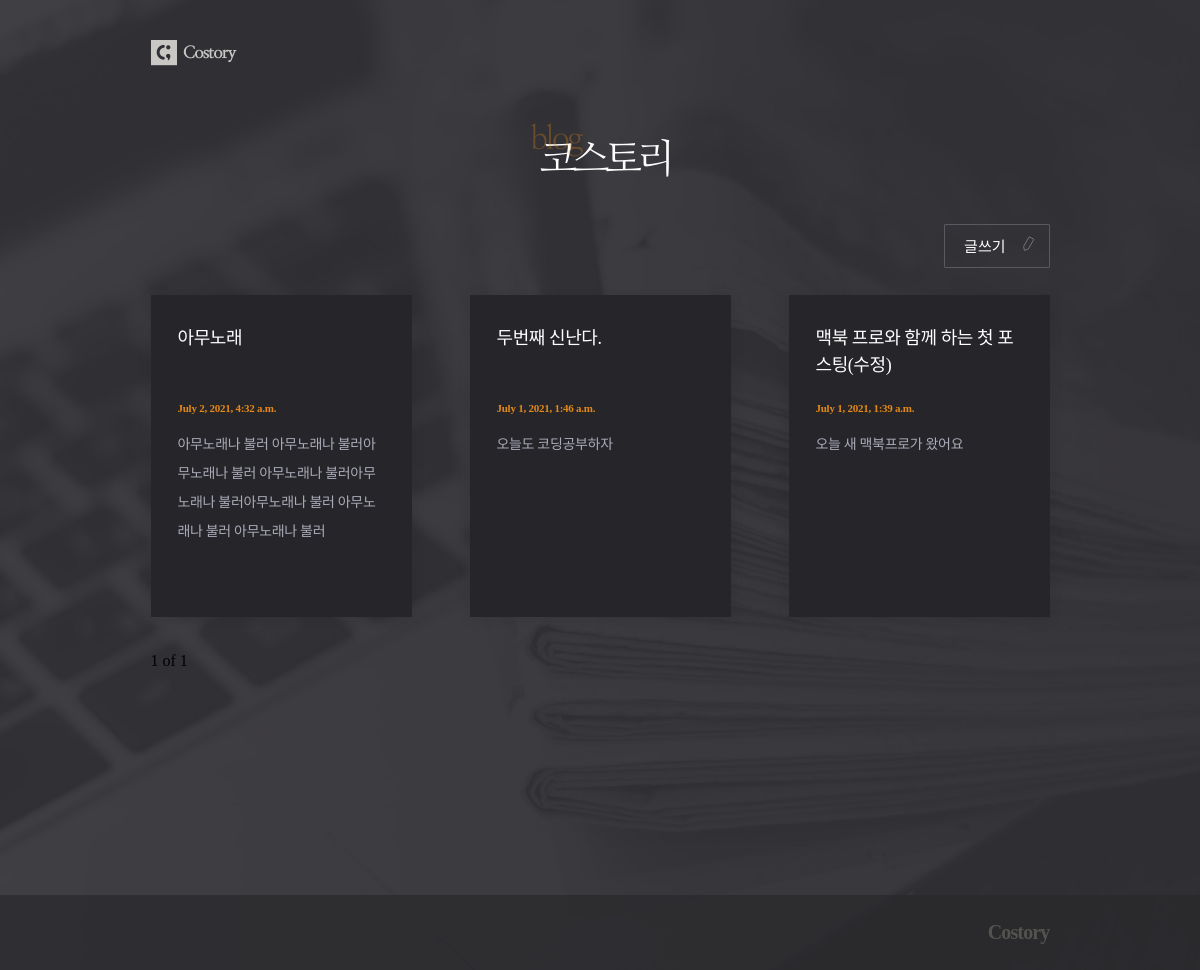
The app's page /posts/, older data.
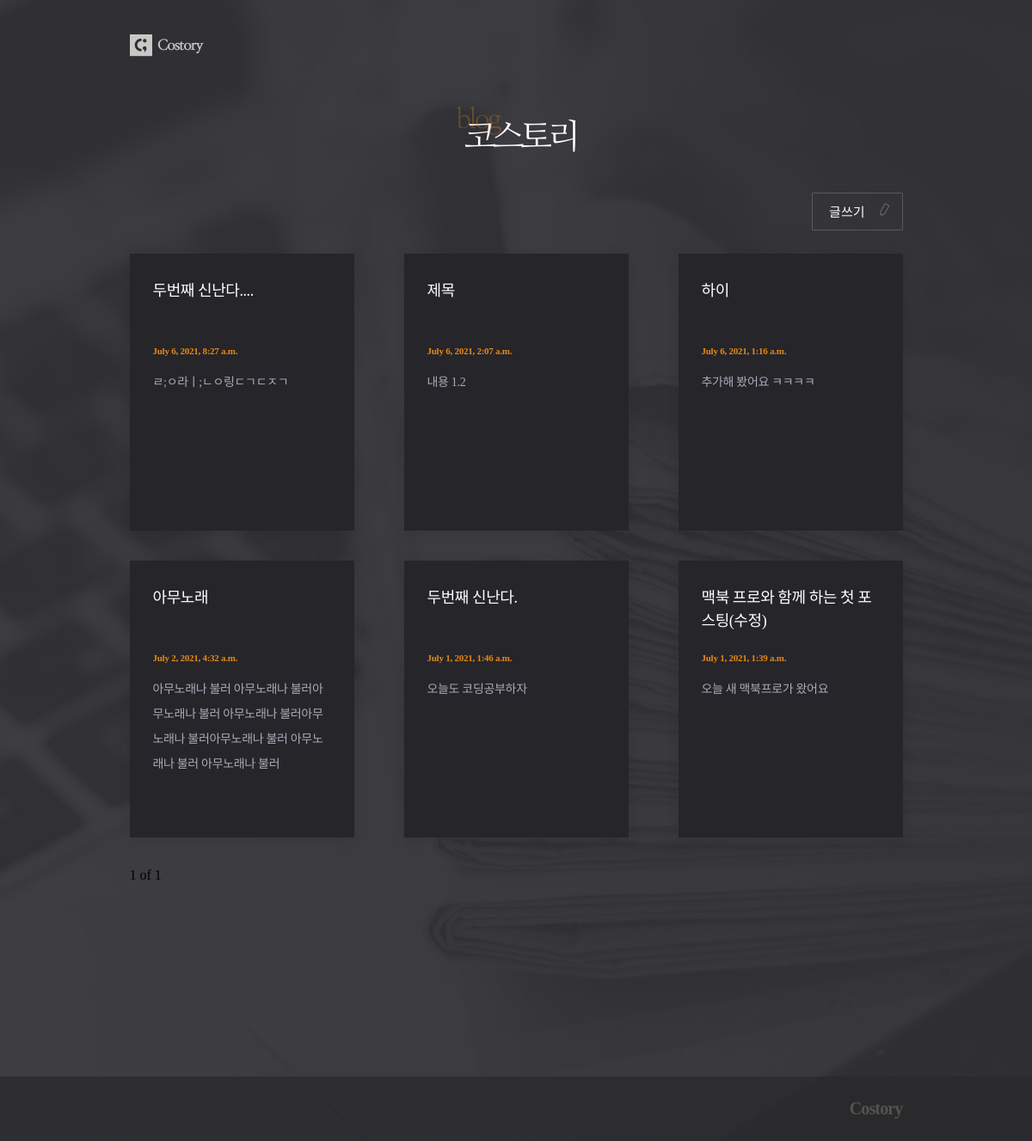
The same page, newer data.
### posts/models.py (models this page shows, shortened)
class Post(models.Model):
    title = models.CharField(max_length=50, unique=True, error_messages={'unique': '이미 있는 제목이네요!'})
    content = models.TextField(validators=[MinLengthValidator(10, '너무 짧군요 10자 이상 적어주세요.'), validate_symbols])
    dt_created = models.DateTimeField(verbose_name="Date Created", auto_now_add=True)
    dt_modified = models.DateTimeField(verbose_name="Date Modified", auto_now=True)

### posts/views.py (the view)
# urls.py: path('posts/', views.PostListView.as_view(), name='post-list'),
class PostListView(ListView):
    model = Post                            # 기본값이 없고 매번 지정해야 함
    context_object_name = 'posts'           # 오브젝트명_list
    ordering = ['-dt_created']
    paginate_by = 6

### posts/templates/posts/post_list.html (shortened to what this page needs)
{% extends './base.html' %}
{% load static %}
{% block css %}
    <link rel="stylesheet" href="{% static 'posts/css/post_list.css' %}">
{% endblock css %}
{% block logo_text %}
    <div id="header">
        <div class="container">
            <h1><img src="{% static 'posts/images/headertxt.png' %}"></h1>
        </div>
    </div>
{% endblock logo_text %}
{% block content %}
    <div class="btn_post">
        <a href="{% url 'post-create' %}">글쓰기</a>
    </div>
    {% if page_obj.object_list %}
    <div class="post_container">
        {% for post in page_obj.object_list %}
            <div class="post"><a href="{% url 'post-detail' post.id %}">
                <h2 class="title">{{post.title}}</h2>
                <p class="date">{{post.dt_created}}</p>
                <p class="text">{{post.content|slice:":100"}}</p>
            </a></div>
        {% endfor %}
    </div>
    <div class="paginator">
            <span>
                <p>{{page_obj.number}} of {{page_obj.paginator.num_pages}}</p>
            </span>
    </div>
    {% else %}
    <div>
        <div class="blank">
            <p>보여줄 글이 없습니다.<br>첫 글을 작성해 보면 어떨까요?</p>
        </div>
    </div>
    {% endif %}
{% endblock content %}

Row changes from the older to the newer data that the page shows:
added Post: title "두번째 신난다....", dt_created "July 6, 2021, 8:27 a.m.", content "ㄹ;ㅇ라ㅣ;ㄴㅇ링ㄷㄱㄷㅈㄱ"
added Post: title "제목", dt_created "July 6, 2021, 2:07 a.m.", content "내용 1.2"
added Post: title "하이", dt_created "July 6, 2021, 1:16 a.m.", content "추가해 봤어요 ㅋㅋㅋㅋ"
